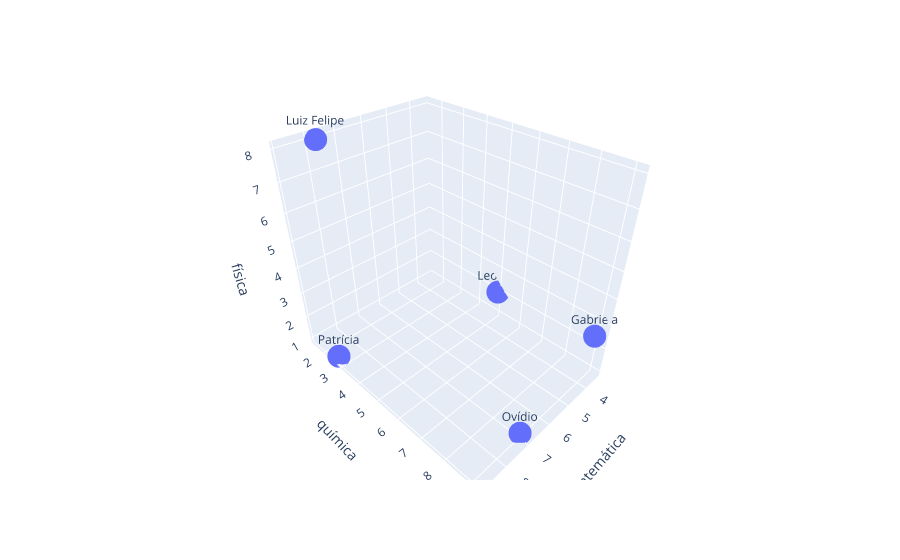

Source (notebook cell):
### Code cell
# Gráfico 3D das observações
fig = px.scatter_3d(dados_vest, 
                    x='matemática', 
                    y='química', 
                    z='física',
                    text=dados_vest.estudante)
fig.show()

### Figure 1 — Plotly figure (JSON) as saved in the notebook; plotly's stock layout.template omitted (floating-point values rounded to 4 significant figures)
{"data": [{"hovertemplate": "matemática=%{x}<br>química=%{y}<br>física=%{z}<br>estudante=%{text}<extra></extra>", "legendgroup": "", "marker": {"color": "#636efa", "symbol": "circle"}, "mode": "markers+text", "name": "", "scene": "scene", "showlegend": false, "text": ["Gabriela", "Luiz Felipe", "Patrícia", "Ovídio", "Leonor"], "type": "scatter3d", "x": [3.7, 7.8, 8.9, 7, 3.4], "y": [9.1, 1.5, 2.7, 9, 5], "z": [2.7, 8, 1, 1, 2]}], "layout": {"legend": {"tracegroupgap": 0}, "margin": {"t": 60}, "scene": {"domain": {"x": [0, 1], "y": [0, 1]}, "xaxis": {"title": {"text": "matemática"}}, "yaxis": {"title": {"text": "química"}}, "zaxis": {"title": {"text": "física"}}}}}
